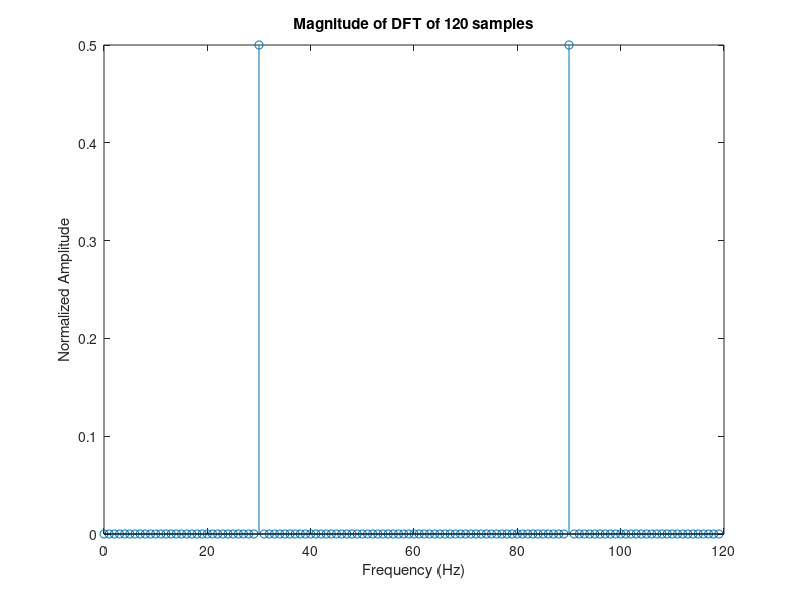

Source code (MATLAB):
f = 15*2;
fs = 120;

dt = 1/fs;
t = 0:dt:2-dt;

x = sin(2*pi*f*t);

n = 120;
y3 = fft(x, n);
f3 = (0:n-1)*120/n;
N3 = length(y3);
stem(f3, abs(y3/N3))
title("Magnitude of DFT of 120 samples");
xlabel("Frequency (Hz)");
ylabel("Normalized Amplitude");

